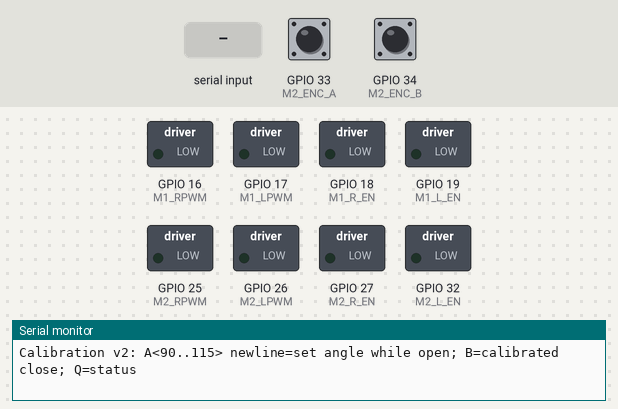
The sketch below on a simulated ESP32. Shown: switched loads named in the sketch (green lamp = pin HIGH), the last lines printed to the serial monitor. The test bench sets the inputs (shaded band); at power-on: GPIO 33 (M2_ENC_A) HIGH, GPIO 34 (M2_ENC_B) HIGH.

Above: at 1.2 s.
1.3 s: "B\n" received over Serial
At 1.5 s:
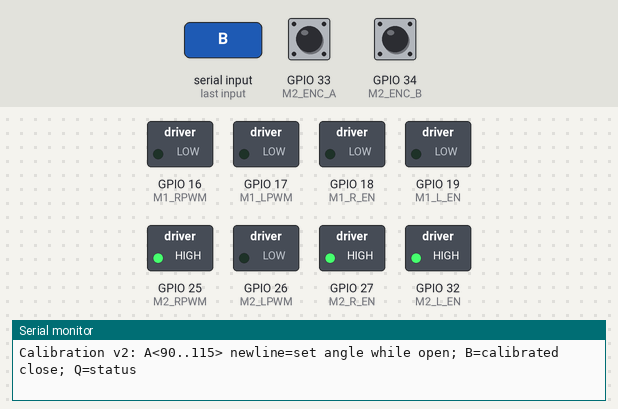
3.2 s: "K\n" received over Serial
At 4.1 s:
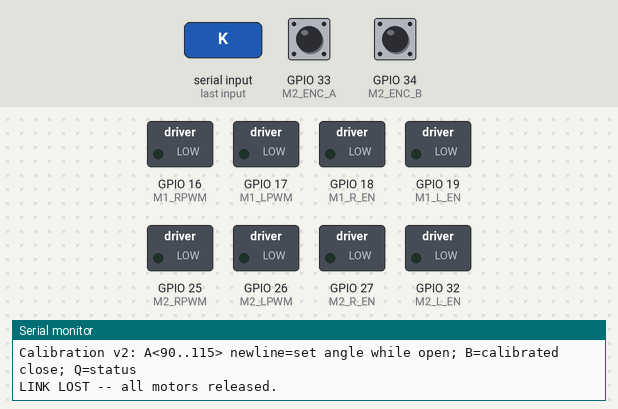
Timing chart, 0 to 6.2 s (numbered marks = the images above; inputs shaded):
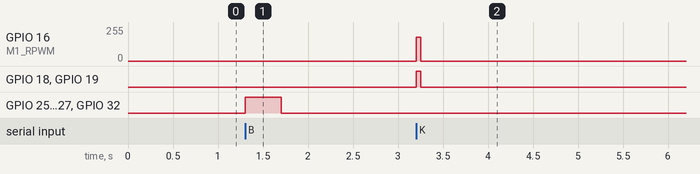

The sketch:

motor_beat.ino
```cpp
// motor_beat.ino  --  TWO-motor beat on the classic ESP32.
//
// The host program (motor_beat.py) is the 100 BPM, 4/4 metronome and sends
// timed commands. This firmware just executes them:
//
//   MOTOR 2  (the "hold" motor -- the old single-motor beat behavior):
//     'C' = BEAT CLOSE -> drive to 100 deg and actively hold (closed-loop).
//     'J' = KEY CLOSE  -> drive to 100 deg and actively hold (closed-loop).
//     'A90\n'..'A115\n' = configure calibrated target (only while open).
//     'B' = calibrated CLOSE; 'Q' = protocol/encoder status (no motion).
//     'P1\n'..'P90\n' = collection-only shallow close/hold, only from open.
//     'V' = report optional collection capability; normal calibration unchanged.
//     'O' = OPEN  -> actively return to 0 deg at HALF speed, then release (loose).
//     Host sends C on beats 2 & 4, O on beats 1 & 3  -> Motor 2 hits on 2 & 4.
//
//   MOTOR 1  (the "kick" motor, open-loop):
//     'K' = KICK  -> spin clockwise for 0.05 s, then release (loose).
//     Host sends K on EVERY quarter note (all 4 beats) -> Motor 1 hits twice
//     as often as Motor 2.
//
//   'H' = heartbeat.   'S' = stop: cut power to BOTH motors.
//   If the host goes silent (Ctrl-C / crash / unplug), the watchdog cuts power
//   to BOTH motors within HEARTBEAT_WATCHDOG_MS.
//
// Pins (classic ESP32):
//   MOTOR 1 BTS7960:  RPWM=16 LPWM=17 R_EN=18 L_EN=19   (no encoder needed)
//   MOTOR 2 BTS7960:  RPWM=25 LPWM=26 R_EN=27 L_EN=32
//   MOTOR 2 encoder:  A=33  B=34   (34 is input-only, no pull-up -> plain INPUT)
//   Encoders powered from 3.3V.  BTS7960s need their B+/B- motor supply.

#include <math.h>

// ===== Motor 1 (kick) pins =====
static const int M1_RPWM = 16;
static const int M1_LPWM = 17;
static const int M1_R_EN = 18;
static const int M1_L_EN = 19;

// ===== Motor 2 (hold) pins =====
static const int M2_RPWM = 25;
static const int M2_LPWM = 26;
static const int M2_R_EN = 27;
static const int M2_L_EN = 32;
static const int M2_ENC_A = 33;
static const int M2_ENC_B = 34;   // input-only, no pull-up

static const int PWM_FREQ = 20000;
static const int PWM_BITS = 8;
static const unsigned long SERIAL_BAUD = 115200;

// ===== Motor 1 kick =====
static const int          KICK_DUTY = 180;   // drive strength for the kick
static const unsigned long KICK_MS  = 50;    // 0.05 s

// ===== Motor 2 direction fix-ups =====
//  From the motor2_kick test: positive count -> leave INVERT_ENCODER2 = 0.
//  Negative count -> set INVERT_ENCODER2 = 1. (Wrong value => runaway on close.)
static const int INVERT_ENCODER2 = 1;   // motor2_kick: CW drive -> negative counts
static const int INVERT_MOTOR2   = 0;

// ===== Motor 2 target & control =====
static const float COUNTS_PER_MOTOR_REV  = 28.0f;
static const float GEAR_RATIO            = 19.2f;
static const float COUNTS_PER_OUTPUT_REV = COUNTS_PER_MOTOR_REV * GEAR_RATIO;
static const float BEAT_TARGET_DEGREES   = 100.0f;
static const float KEY_TARGET_DEGREES    = 100.0f;
static const long  BEAT_TARGET_COUNTS =
    (long)lroundf(COUNTS_PER_OUTPUT_REV * (BEAT_TARGET_DEGREES / 360.0f));
static const long  KEY_TARGET_COUNTS =
    (long)lroundf(COUNTS_PER_OUTPUT_REV * (KEY_TARGET_DEGREES / 360.0f));
static const int CALIBRATION_MIN_DEGREES = 90;
static const int CALIBRATION_MAX_DEGREES = 115;
static int calibratedDegrees = 100;
static long calibratedCounts = BEAT_TARGET_COUNTS;

static const unsigned long CONTROL_PERIOD_US = 5000;   // 200 Hz
static const int   MAX_DUTY = 255;
static const int   MIN_DUTY = 18;
static const float RETURN_SPEED_FRACTION = 0.5f;       // return to 0 at half speed

static float Kp = 20.0f;
static float Ki = 10.0f;
static float Kd = 0.2f;
static const float INTEGRAL_ACTIVE_COUNTS = 30.0f;
static const float INTEGRAL_TERM_LIMIT    = (float)MAX_DUTY;
static const long  REACHED_DEADBAND = 2;
static const unsigned long HEARTBEAT_WATCHDOG_MS = 400;
static const long SAFETY_LIMIT_COUNTS =
    (BEAT_TARGET_COUNTS > 0 ? BEAT_TARGET_COUNTS : 1) * 4 + 200;

// ===== Encoder 2 =====
volatile long    enc2Raw  = 0;
volatile uint8_t enc2Prev = 0;
static const int8_t QUAD[16] = {
    0, -1,  1,  0,  1,  0,  0, -1,
   -1,  0,  0,  1,  0,  1, -1,  0
};
void IRAM_ATTR onEnc2() {
  uint8_t a = (uint8_t)digitalRead(M2_ENC_A);
  uint8_t b = (uint8_t)digitalRead(M2_ENC_B);
  uint8_t s = (uint8_t)((a << 1) | b);
  enc2Raw += QUAD[(enc2Prev << 2) | s];
  enc2Prev = s;
}
long readPos2() {
  noInterrupts(); long r = enc2Raw; interrupts();
  return INVERT_ENCODER2 ? -r : r;
}

// ===== Motor drive =====
void coast1() {
  ledcWrite(M1_RPWM, 0);
  digitalWrite(M1_LPWM, LOW);
  digitalWrite(M1_R_EN, LOW);
  digitalWrite(M1_L_EN, LOW);
}
void coast2() {
  ledcWrite(M2_RPWM, 0);
  ledcWrite(M2_LPWM, 0);
  digitalWrite(M2_R_EN, LOW);
  digitalWrite(M2_L_EN, LOW);
}
void driveMotor2(float u) {
  int dir = (u >= 0.0f) ? 1 : -1;
  if (INVERT_MOTOR2) dir = -dir;
  int duty = (int)fabsf(u);
  if (duty > MAX_DUTY) duty = MAX_DUTY;
  digitalWrite(M2_R_EN, HIGH);
  digitalWrite(M2_L_EN, HIGH);
  if (duty < MIN_DUTY) { ledcWrite(M2_RPWM, 0); ledcWrite(M2_LPWM, 0); return; }
  if (dir > 0) { ledcWrite(M2_LPWM, 0); ledcWrite(M2_RPWM, duty); }
  else         { ledcWrite(M2_RPWM, 0); ledcWrite(M2_LPWM, duty); }
}

// ===== State =====
long          setpoint2   = 0;      // 0, KEY_TARGET_COUNTS, or BEAT_TARGET_COUNTS
bool          released2   = true;   // Motor 2 loose/disabled
bool          openReached2 = true; // Boot assumes open. Latches a controlled zero return.
float         integral2   = 0.0f;   // close-hold effort (persists across beats)
float         prevError2  = 0.0f;
unsigned long lastControlUs = 0;
unsigned long lastRxMs      = 0;
bool          faulted2    = false;
bool          kick1Active = false;
unsigned long kick1StartMs = 0;
unsigned long movementStartedMs = 0;
bool movementPending = false;
static const unsigned long MOVEMENT_TIMEOUT_MS = 2000;
char angleBuffer[8];
uint8_t angleLength = 0;
bool readingAngle = false;
bool angleInvalid = false;
unsigned long angleStartedMs = 0;
char angleCommand = 'A';
bool partialCollectionActive = false;
static const long COLLECTION_TRAVEL_LIMIT_COUNTS =
    (long)(COUNTS_PER_OUTPUT_REV * 100.0f / 360.0f);

void startKick1() {
  digitalWrite(M1_R_EN, HIGH);
  digitalWrite(M1_L_EN, HIGH);
  digitalWrite(M1_LPWM, LOW);
  ledcWrite(M1_RPWM, KICK_DUTY);   // clockwise
  kick1Active = true;
  kick1StartMs = millis();
}
void m2Open()  {
  if (faulted2) return;
  openReached2 = false;
  setpoint2 = 0; released2 = false; prevError2 = (float)(0 - readPos2());
  movementStartedMs = millis(); movementPending = true;
}
void m2Close(long targetCounts) {
  if (faulted2) return;  // Faults latch until reset, never cleared by a close.
  partialCollectionActive = false;
  openReached2 = false;
  setpoint2 = targetCounts;
  released2 = false;
  prevError2 = (float)(targetCounts - readPos2());
  movementStartedMs = millis(); movementPending = true;
}
void releaseAll() {
  coast1(); kick1Active = false;
  coast2(); released2 = true; setpoint2 = 0;
  movementPending = false;
  partialCollectionActive = false;
}

void reportHiHat() {
  Serial.printf("HIHAT v=2 min=%d max=%d angle=%d counts=%ld pos=%ld target=%ld released=%d opened=%d fault=%d\n",
    CALIBRATION_MIN_DEGREES, CALIBRATION_MAX_DEGREES, calibratedDegrees,
    calibratedCounts, readPos2(), setpoint2, released2 ? 1 : 0, openReached2 ? 1 : 0, faulted2 ? 1 : 0);
}

void finishAngle() {
  angleBuffer[angleLength] = '\0';
  const int degrees = atoi(angleBuffer);
  readingAngle = false;
  if (angleCommand == 'P') {
    if (angleInvalid || angleLength == 0 || degrees < 1 || degrees > 90 ||
        faulted2 || !released2 || !openReached2) {
      Serial.println("ERROR: partial collection rejected; require open/released, integer 1..90");
      return;
    }
    const long counts = (long)lroundf(COUNTS_PER_OUTPUT_REV * degrees / 360.0f);
    integral2 = 0;
    m2Close(counts);
    partialCollectionActive = true;
    Serial.printf("PARTIAL degrees=%d counts=%ld\n", degrees, counts);
    return;
  }
  if (angleInvalid || angleLength == 0 || degrees < CALIBRATION_MIN_DEGREES ||
      degrees > CALIBRATION_MAX_DEGREES || faulted2 || !released2 || !openReached2) {
    Serial.println("ERROR: calibrated angle rejected; require verified open return and integer 90..115");
    return;
  }
  calibratedDegrees = degrees;
  calibratedCounts = (long)lroundf(COUNTS_PER_OUTPUT_REV * degrees / 360.0f);
  integral2 = 0;  // New attempt must not inherit close-hold effort from a miss.
  Serial.printf("ANGLE degrees=%d counts=%ld\n", calibratedDegrees, calibratedCounts);
}

void setup() {
  // Motor 1
  pinMode(M1_R_EN, OUTPUT); pinMode(M1_L_EN, OUTPUT);
  pinMode(M1_LPWM, OUTPUT); digitalWrite(M1_LPWM, LOW);
  ledcAttach(M1_RPWM, PWM_FREQ, PWM_BITS);
  // Motor 2
  pinMode(M2_R_EN, OUTPUT); pinMode(M2_L_EN, OUTPUT);
  ledcAttach(M2_RPWM, PWM_FREQ, PWM_BITS);
  ledcAttach(M2_LPWM, PWM_FREQ, PWM_BITS);
  pinMode(M2_ENC_A, INPUT_PULLUP);
  pinMode(M2_ENC_B, INPUT);          // GPIO34: input-only, no pull-up

  coast1(); coast2();

  noInterrupts();
  enc2Prev = (uint8_t)((digitalRead(M2_ENC_A) << 1) | digitalRead(M2_ENC_B));
  enc2Raw = 0;
  interrupts();
  attachInterrupt(digitalPinToInterrupt(M2_ENC_A), onEnc2, CHANGE);
  attachInterrupt(digitalPinToInterrupt(M2_ENC_B), onEnc2, CHANGE);

  Serial.begin(SERIAL_BAUD);
  Serial.println("READY motor_beat (2 motors)");
  Serial.print("Motor2 targets: keys ");
  Serial.print(KEY_TARGET_DEGREES, 0);
  Serial.print(" deg=");
  Serial.print(KEY_TARGET_COUNTS);
  Serial.print(" counts, beat ");
  Serial.print(BEAT_TARGET_DEGREES, 0);
  Serial.print(" deg=");
  Serial.print(BEAT_TARGET_COUNTS);
  Serial.println(" counts");
  Serial.print("Cmds: K=motor1 kick  J=motor2 ");
  Serial.print(KEY_TARGET_DEGREES, 0);
  Serial.print("  C=motor2 ");
  Serial.print(BEAT_TARGET_DEGREES, 0);
  Serial.println("  O=motor2 open  H=beat  S=stop(all)");
  Serial.println("Calibration v2: A<90..115> newline=set angle while open; B=calibrated close; Q=status");

  lastRxMs = millis();
  lastControlUs = micros();
  releaseAll();
}

void loop() {
  // ---- Serial ----
  while (Serial.available() > 0) {
    const int c = Serial.read();
    lastRxMs = millis();
    // Consume a complete framed value: malformed payloads must never become
    // motor commands. Emergency S remains available even during a partial frame.
    if (c == 'S' || c == 's') {
      readingAngle = false; releaseAll(); Serial.println("STOP -- all motors released."); continue;
    }
    if (readingAngle) {
      if (c == '\n') finishAngle();
      else if (c != '\r') {
        if (c < '0' || c > '9' || angleLength >= sizeof(angleBuffer)-1) angleInvalid = true;
        else angleBuffer[angleLength++] = (char)c;
      }
      continue;
    }
    if (c == 'A' || c == 'P') { angleCommand = (char)c; readingAngle = true; angleLength = 0; angleInvalid = false; angleStartedMs = millis(); }
    else if (c == 'V') Serial.println("COLLECTION v=1 min=1 max=90 guard=100");
    else if (c == 'Q') reportHiHat();
    else if (c == 'B') m2Close(calibratedCounts);
    else if (c == 'K' || c == 'k') startKick1();
    else if (c == 'C' || c == 'c') m2Close(BEAT_TARGET_COUNTS);
    else if (c == 'J' || c == 'j') m2Close(KEY_TARGET_COUNTS);
    else if (c == 'O' || c == 'o') m2Open();
  }
  if (readingAngle && millis()-angleStartedMs > 150) {
    readingAngle = false; Serial.println("ERROR: calibrated angle frame timed out");
  }

  // ---- Motor 1 kick timing (non-blocking; runs alongside Motor 2) ----
  if (kick1Active && (millis() - kick1StartMs >= KICK_MS)) {
    coast1();
    kick1Active = false;
  }

  // ---- Watchdog: host silent -> cut power to BOTH motors ----
  if ((millis() - lastRxMs) > HEARTBEAT_WATCHDOG_MS) {
    if (!released2 || kick1Active) {
      releaseAll();
      Serial.println("LINK LOST -- all motors released.");
    }
  }

  // ---- Motor 2 closed-loop control (rate-limited) ----
  const unsigned long nowUs = micros();
  const unsigned long dtUs = nowUs - lastControlUs;
  if (dtUs < CONTROL_PERIOD_US) return;
  lastControlUs = nowUs;
  const float dt = dtUs / 1000000.0f;

  const long position = readPos2();

  if (partialCollectionActive && (position > COLLECTION_TRAVEL_LIMIT_COUNTS || position < -15)) {
    faulted2 = true; releaseAll();
    Serial.println("FAULT: partial collection travel guard; outputs released");
    return;
  }

  if (!faulted2 && labs(position) > SAFETY_LIMIT_COUNTS) {
    faulted2 = true;
    coast2();
    Serial.print("FAULT: Motor 2 runaway, pos=");
    Serial.print(position);
    Serial.println(" -> check INVERT_ENCODER2.");
  }
  if (faulted2) { coast2(); return; }

  if (released2) { coast2(); return; }

  if (labs(setpoint2-position) <= REACHED_DEADBAND) movementPending = false;
  if (movementPending && millis()-movementStartedMs > MOVEMENT_TIMEOUT_MS) {
    faulted2 = true; releaseAll();
    Serial.println("FAULT: Motor 2 movement timed out before reaching target; outputs released");
    return;
  }

  // Reached 0 on the return -> latch loose (stops oscillation at 0).
  if (setpoint2 == 0 && labs(position) <= REACHED_DEADBAND) {
    openReached2 = true;  // Preserve proof even if the loose mechanism coasts afterward.
    released2 = true;
    partialCollectionActive = false;
    coast2();
    return;
  }

  const float error = (float)(setpoint2 - position);
  const bool  closing = (setpoint2 != 0);

  // Integral = close-hold effort; accumulate/apply only while closing so it
  // never fights the return, and persist it across beats for a full close.
  if (closing && fabsf(error) <= INTEGRAL_ACTIVE_COUNTS) {
    integral2 += error * dt;
    const float maxI = INTEGRAL_TERM_LIMIT / (Ki > 0.0f ? Ki : 1.0f);
    if (integral2 >  maxI) integral2 =  maxI;
    if (integral2 < -maxI) integral2 = -maxI;
  }
  const float iTerm = closing ? (Ki * integral2) : 0.0f;

  const float derivative = (error - prevError2) / dt;
  prevError2 = error;

  const float dutyCap = closing ? (float)MAX_DUTY
                                : (float)MAX_DUTY * RETURN_SPEED_FRACTION;

  float u = Kp * error + iTerm + Kd * derivative;
  if (u >  dutyCap) u =  dutyCap;
  if (u < -dutyCap) u = -dutyCap;

  driveMotor2(u);
}
```

Measured:
- after the input at 1.3 s, GPIO 25 (M2_RPWM), GPIO 27 (M2_R_EN), GPIO 32 (M2_L_EN): LOW → HIGH at once, → LOW 0.40 s later
- after the input at 3.2 s, GPIO 16 (M1_RPWM): 0/255 → 179/255 at once, → 0/255 0.05 s later; GPIO 18 (M1_R_EN), GPIO 19 (M1_L_EN): LOW → HIGH at once, → LOW 0.05 s later
